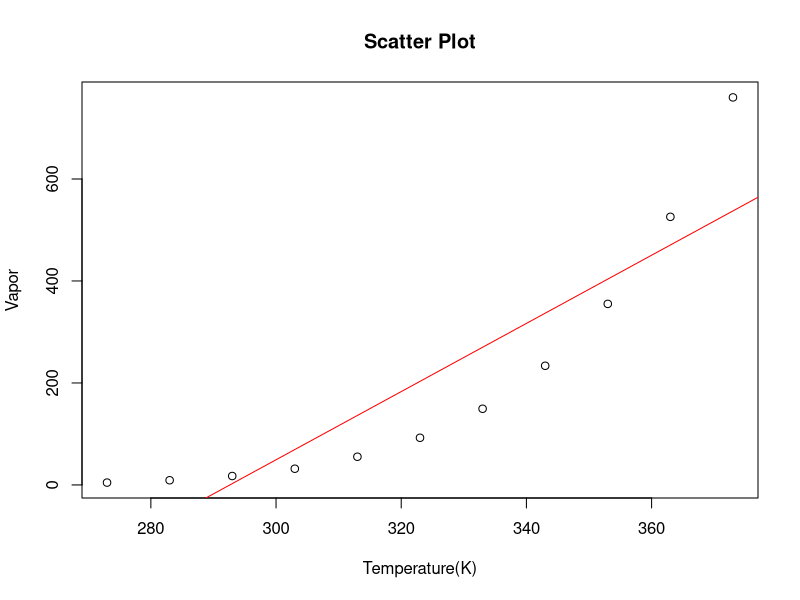
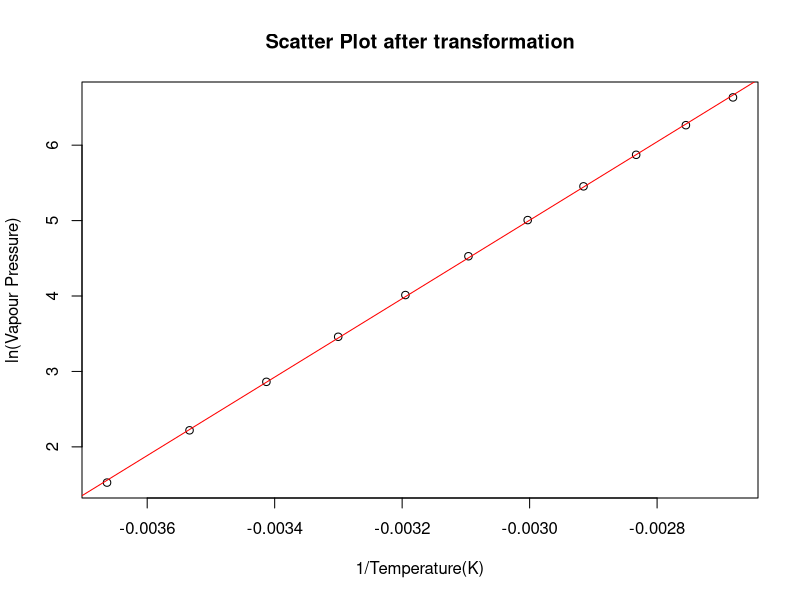
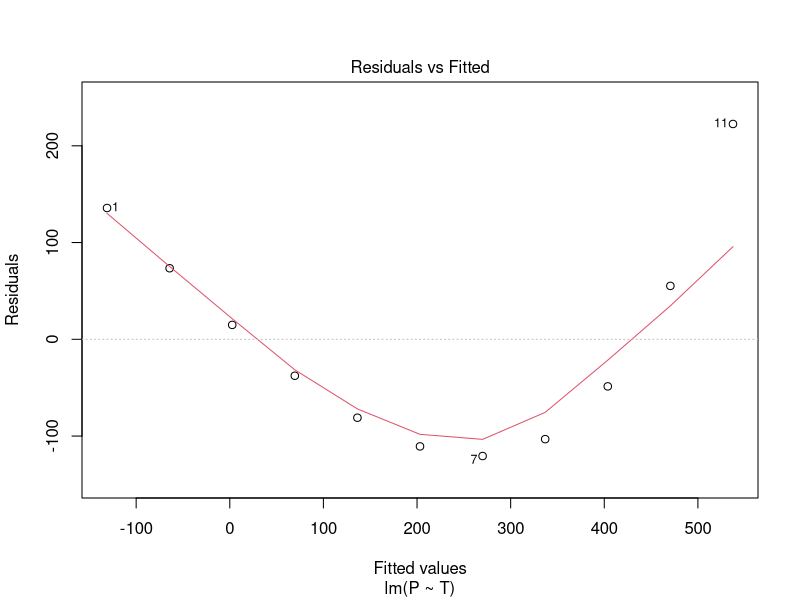
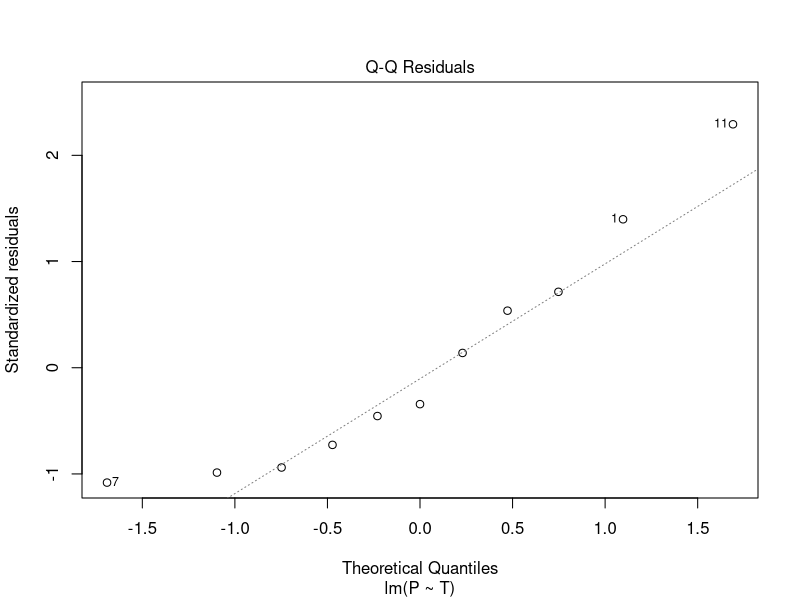
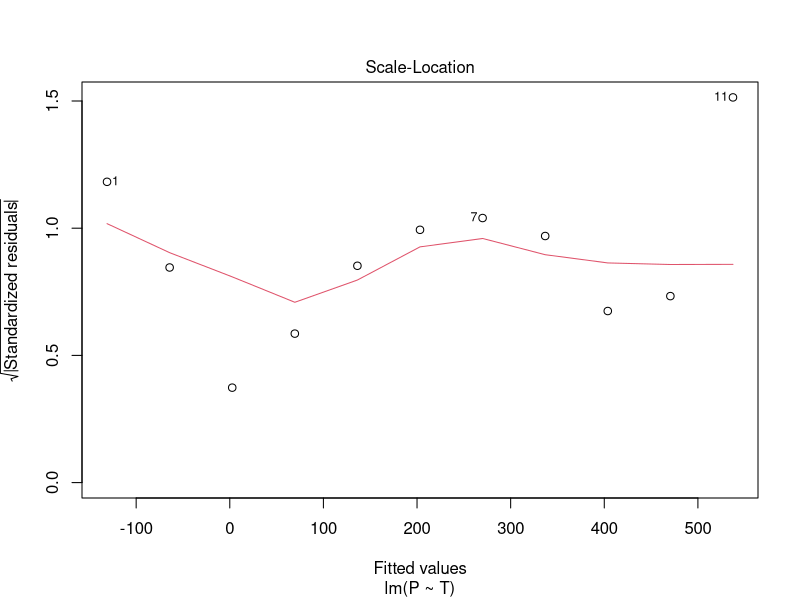
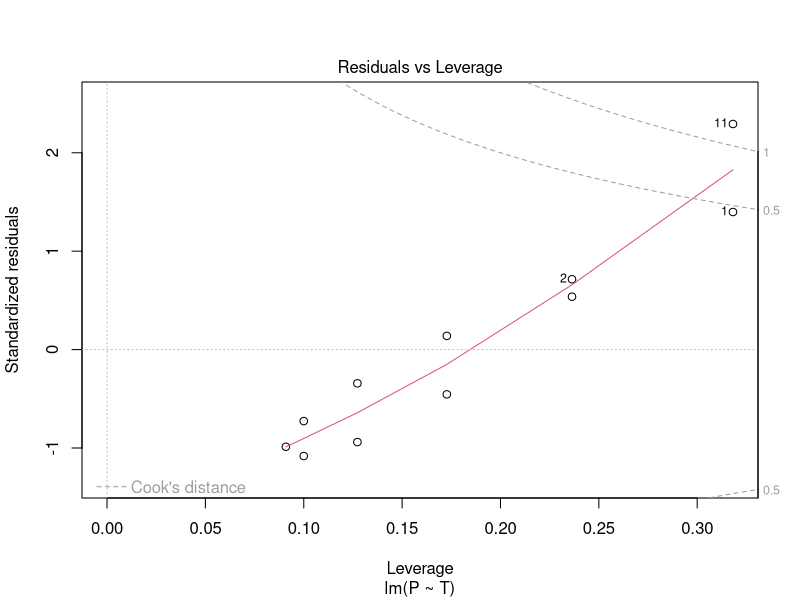
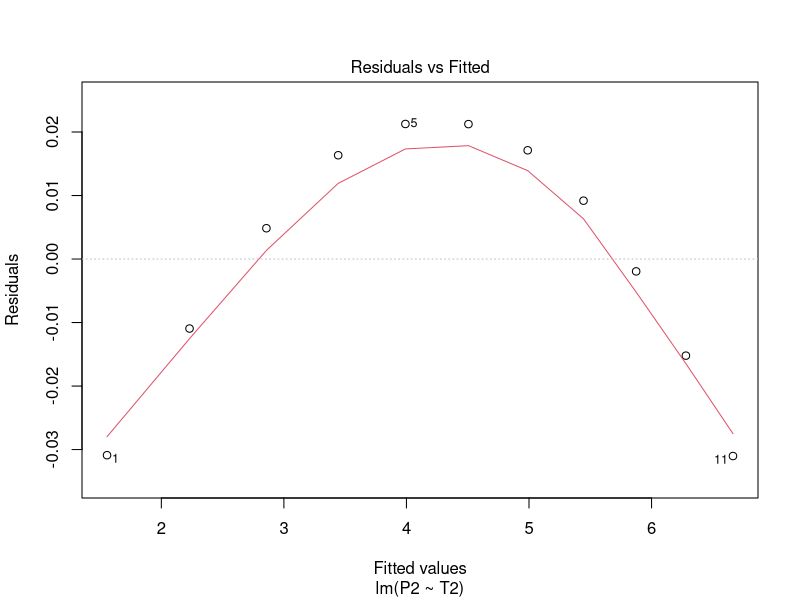
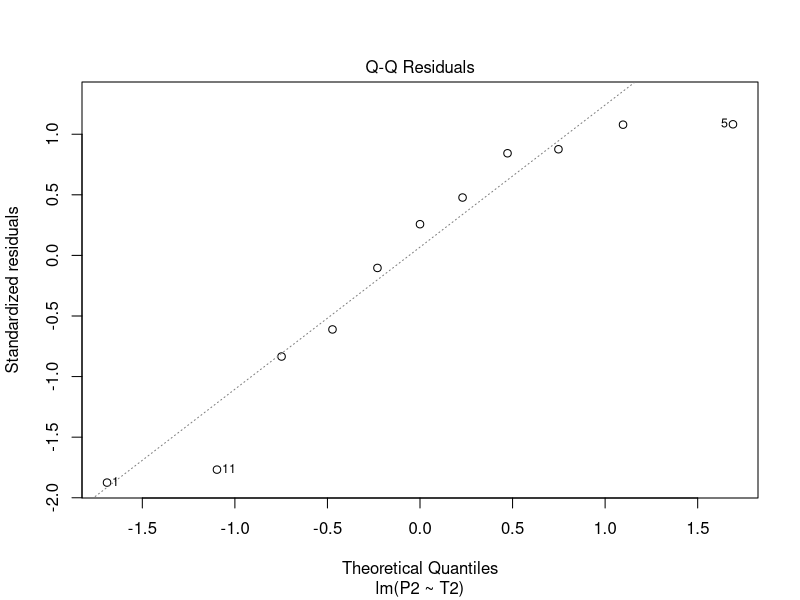

Source code (R) for these figures, in order:
#(a)
T = c(273,283,293,303,313,323,333,343,353,363,373)
P = c(4.6,9.2,17.5,31.8,55.3,92.5,149.4,233.7,355.1,525.8,760)
plot(T,P, main = "Scatter Plot", xlab = "Temperature(K)", ylab = "Vapor")
mod = lm(P~T)
abline(mod,col="red")

#(b)&(c)
#P2 = c(1.2137,1.175,1.139,1.105,1.074,1.044,1.017,0.99,0.966,0.942,0.92)
T2 = c(-1/273,-1/283,-1/293,-1/303,-1/313,-1/323,-1/333,-1/343,-1/353,-1/363,-1/373)
P2 = c(1.5261,2.2192,2.8622,3.4595,4.0128,4.5272,5.0066,5.4540,5.8724,6.265,6.6333)
#P2 = c(0.66,0.96,1.24,1.5,1.74,1.96,2.17,2.37,2.55,2.72,2.88)
#P2 = c(1/4.6,1/9.2,1/17.5,1/31.8,1/55.3,1/92.5,1/149.4,1/233.7,1/355.1,1/525.8,1/760)
#P2 = c(1.0037,1.0035,1.0034,1.0033,1.0032,1.0031,1.0030,1.0029,1.0028,1.0027,1.0026)

plot(T2,P2,main = "Scatter Plot after transformation", 
     ylab = "ln(Vapour Pressure)", xlab = "1/Temperature(K)")
mod2 = lm(P2~T2)
abline(mod2,col="red")

#(d)
par(mfrow = c(1, 1))
plot(mod)
plot(mod2)

#(e)
T3 = c(273,283,293,303,313,323,333,343,353,363,373)
P3 = c(4.6,9.2,17.5,31.8,55.3,92.5,149.4,233.7,355.1,525.8,760)
plot(-1/T3, log(P3), main = "Scatter Plot of original metric", 
     ylab = "ln(Vapour Pressure)", xlab = "-1/Temperature(K)")
mod3 = lm(log(P3)~1/T3)
abline(mod3,col="blue")